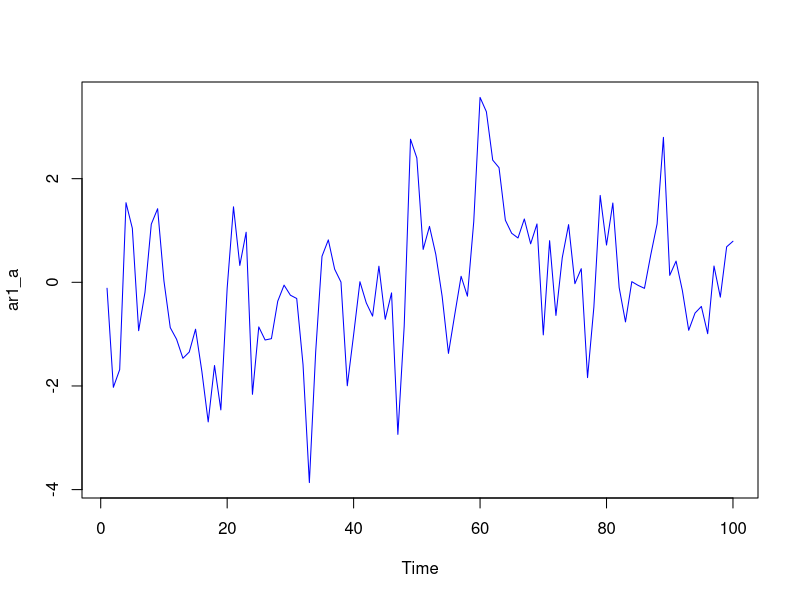
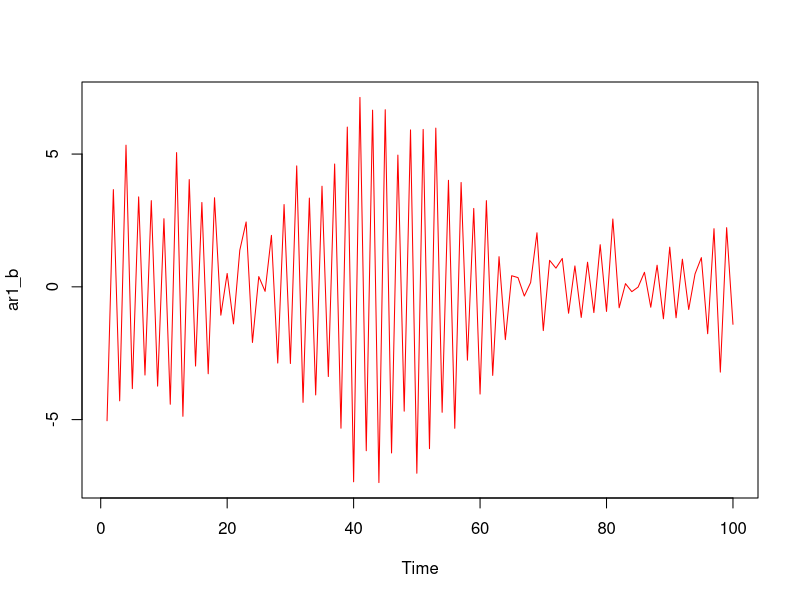
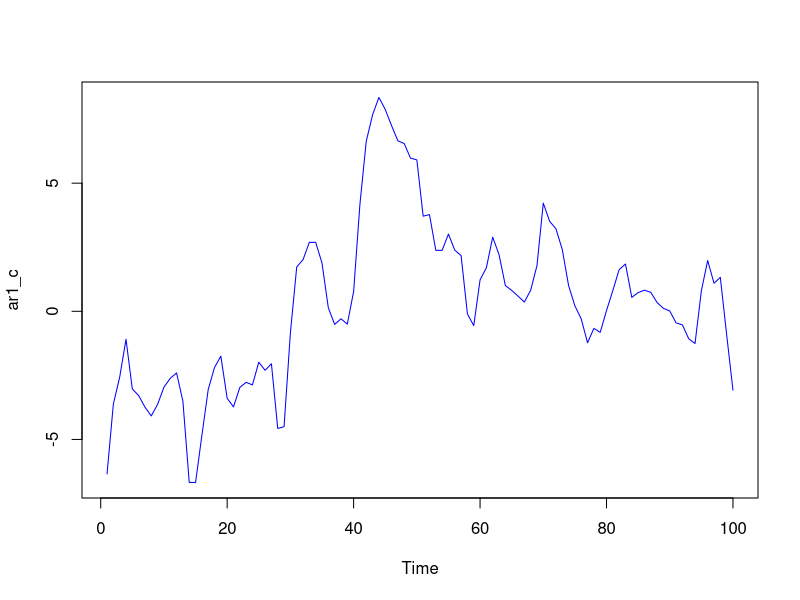
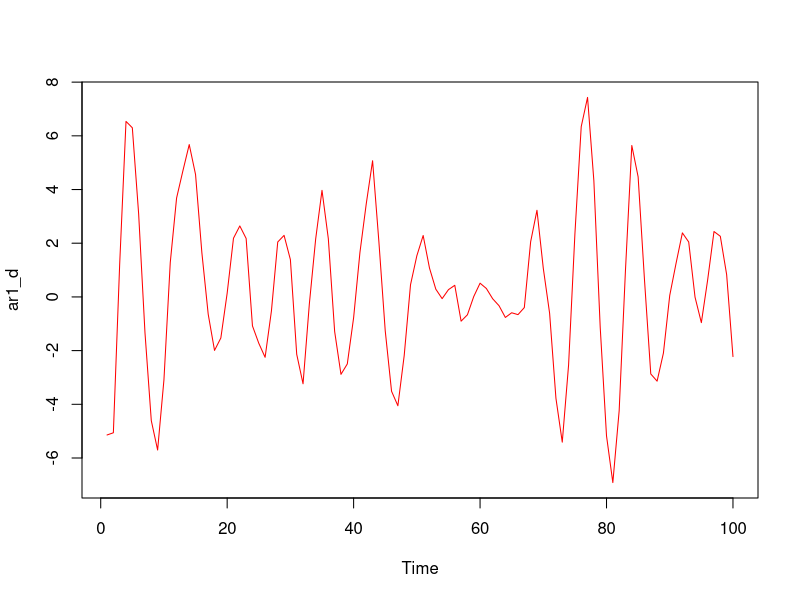

These figures' R source, in order:
## ---- chunk 1
knitr::opts_chunk$set(echo = TRUE)
## ---- chunk 2
# require(quantmod)  # 股價
# require(moments)   # 偏、峰度
# install.packages("fBasics")
# library(fBasics)
# install.packages('https://cran.r-project.org/src/contrib/Archive/normtest/normtest_1.1.tar.gz')
# library(normtest)

library(ggplot2)

## ---- chunk 3
set.seed(20230331)
yt = arima.sim(list(order=c(1,0,0), ar=-0.5, sd=sqrt(0.3)), n=100)  # c(1,0,0):AR模型 
ar1_100 = yt + 1/3
head(ar1_100)
## ---- chunk 4
rho_k = c()

for (i in 0:10)
 rho_k = c(rho_k,(-0.5)^i)

rho_k                         # ACF
## ---- chunk 5
acf(ar1_100, type = "correlation", plot = FALSE,lag.max = 10)  # ACF
acf(ar1_100, type = "partial", plot = FALSE, lag.max = 10)     # PACF
## ---- chunk 6
set.seed(20220328)

M = 1000

rho_1 = rep(0,M);rho_2 = rep(0,M);rho_3 = rep(0,M)

for (i in 1:M){
  yt_1000 = arima.sim(list(order=c(1,0,0), ar=-0.5, sq=sqrt(0.3)), n=100)  # c(1,0,0):AR模型 
  ar1_1000 = yt_1000 + 1/3
  
  ar100_acf = acf(ar1_1000, type = "correlation", plot = FALSE,lag.max = 3)[[1]]  # ACF
  rho_1[i] = ar100_acf[2]
  rho_2[i] = ar100_acf[3]
  rho_3[i] = ar100_acf[4]
}

cbind(mean_rho = c(mean(rho_1),mean(rho_2),mean(rho_3)),
      var_rho = c(var(rho_1),var(rho_2),var(rho_3)))

## ---- chunk 7
rbind(co_rho12 = cov(rho_1,rho_2),
      co_rho23 = cov(rho_2,rho_3),
      co_rho13 = cov(rho_1,rho_3))
## ---- chunk 8
phi1 = -0.5
n = 1000

var_approx = function(k){
  return((2/n)*(phi1^(2*k)-1)*(phi1^2/(1-phi1^2)))
}

rbind(var_rho_1=var_approx(1),
      var_rho_2=var_approx(2),
      var_rho_3=var_approx(3))

## ---- chunk 9
var_sample_ACF <- function(k,m,n){
  var_rho_k <- ((1-m^(2*n))*(1+m^2)/(1-m^2)-2*n*m^(2*n))*(1/k)
  return(var_rho_k)
}

rbind(var_rho_1=var_sample_ACF(100,-0.5,1),
      var_rho_2=var_sample_ACF(100,-0.5,2),
      var_rho_3=var_sample_ACF(100,-0.5,3))
## ---- chunk 10
set.seed(20230331)
yta = arima.sim(list(order=c(1,0,0), ar=0.5, sq=1), n=100)  # c(1,0,0):AR模型 
ar1_a = yta + 0
head(ar1_a)
## ---- chunk 11
ts.plot(ar1_a,col="blue")
## ---- chunk 12
acf(ar1_a, type = "correlation", plot = FALSE,lag.max = 20)  # ACF
acf(ar1_a, type = "partial", plot = FALSE, lag.max = 20)     # PACF
## ---- chunk 13
rho_k_a = c()

for (i in 0:20)
 rho_k_a = c(rho_k_a,(0.5)^i)

rho_k_a                         # ACF
## ---- chunk 14
set.seed(20230331)
ytb = arima.sim(list(order=c(1,0,0), ar=-0.98, sq=1), n=100)  # c(1,0,0):AR模型 
ar1_b = ytb + 0
head(ar1_b)
## ---- chunk 15
ts.plot(ar1_b,col="red")
## ---- chunk 16
acf(ar1_b, type = "correlation", plot = FALSE,lag.max = 20)  # ACF
acf(ar1_b, type = "partial", plot = FALSE, lag.max = 20)     # PACF
## ---- chunk 17
rho_k_b = c()

for (i in 0:20)
 rho_k_b = c(rho_k_b,(-0.98)^i)

rho_k_b                         # ACF
## ---- chunk 18
set.seed(20230331)
ytc = arima.sim(list(order=c(2,0,0), ar=c(1.3,-0.4), sq=1), n=100)  # c(1,0,0):AR模型 
ar1_c = ytc + 0
head(ar1_c)
## ---- chunk 19
ts.plot(ar1_c,col="blue")
## ---- chunk 20
acf(ar1_c, type = "correlation", plot = FALSE,lag.max = 20)  # ACF
acf(ar1_c, type = "partial", plot = FALSE, lag.max = 20)     # PACF
## ---- chunk 21
rho_k_c = c()

for (i in 0:20)
 rho_k_c =  c(rho_k_c,(10/7)*(0.8)^i+(-3/7)*(0.5)^i)

rho_k_c                         # ACF
## ---- chunk 22
set.seed(20230331)
ytd = arima.sim(list(order=c(2,0,0), ar=c(1.2,-0.8), sq=1), n=100)  # c(1,0,0):AR模型 
ar1_d = ytd + 0
head(ar1_d)
## ---- chunk 23
ts.plot(ar1_d,col="red")
## ---- chunk 24
acf(ar1_d, type = "correlation", plot = FALSE,lag.max = 20)  # ACF
acf(ar1_d, type = "partial", plot = FALSE, lag.max = 20)     # PACF
## ---- chunk 25
rho_k_d <- c()

d = (2/3-3/5)/sqrt(4/5)*sin(acos(3*sqrt(5)/10))

for (i in 0:20){
   rho_k_d <- c(rho_k_d,(2*sqrt(5)/5)^i*(cos(i*acos(3*sqrt(5)/10)))+d*(2*sqrt(5)/5)
^i*sin(i*acos(3*sqrt(5)/10)))
}

rho_k_d

